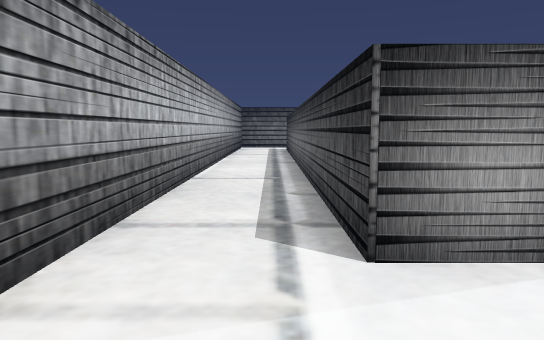
[1] (above)

19 first-person views from a walk through a Unity game level. The camera is 0.43 m above the floor, tilts 6° down and sees 70° across. The floor is counted in squares, 0.5 m on a side. Each view is taken from the middle of a square. On the plan, view 1 faces up. The plan holds only what a view shows up to about 12 squares ahead; the rest is blank. The player is left out.

[2]
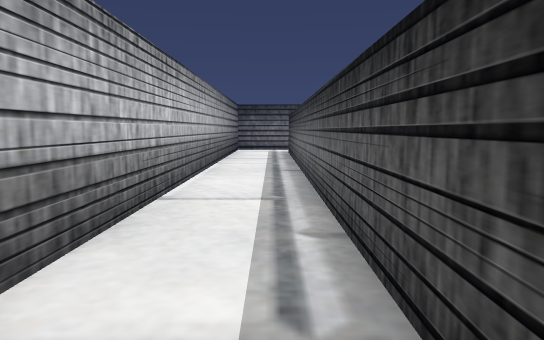

[3]
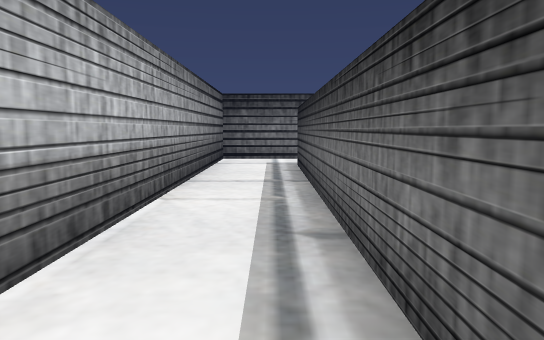

[4]
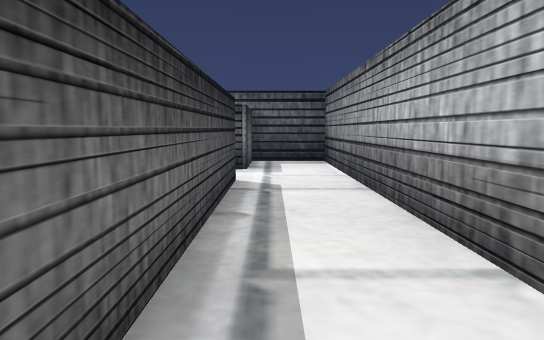

[5]
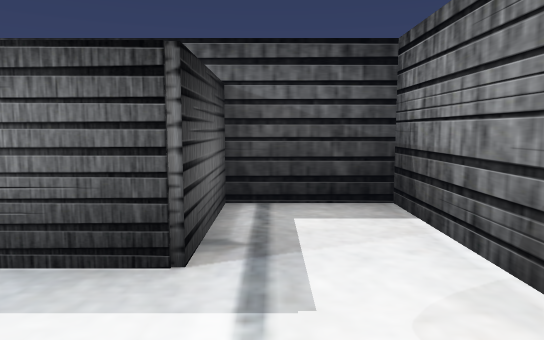

[6]
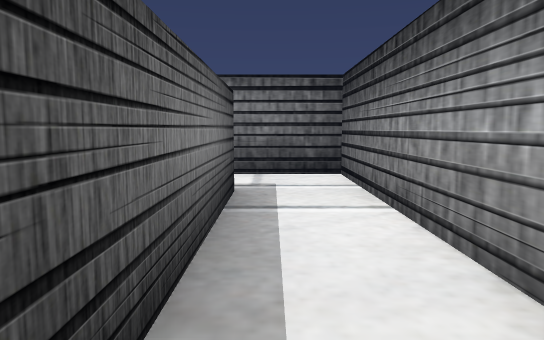

[7]
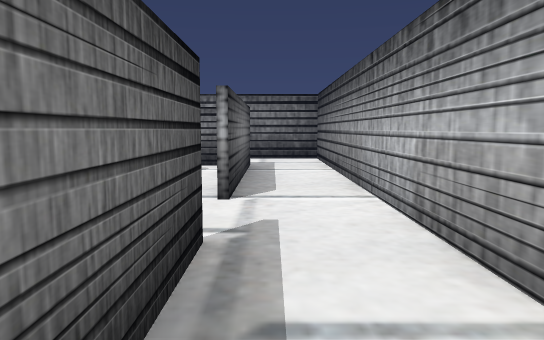

[8]
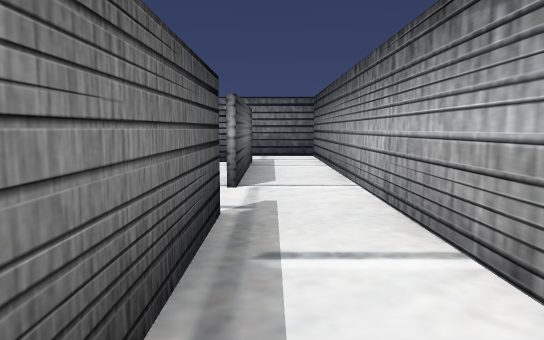

[9]
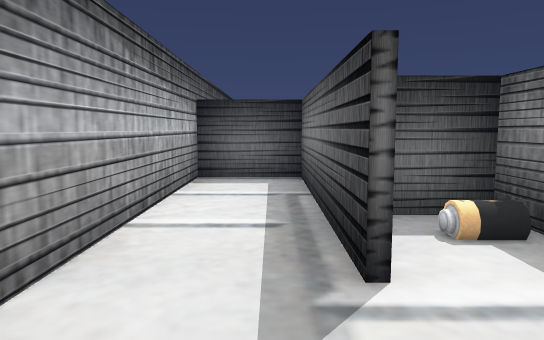

[10]
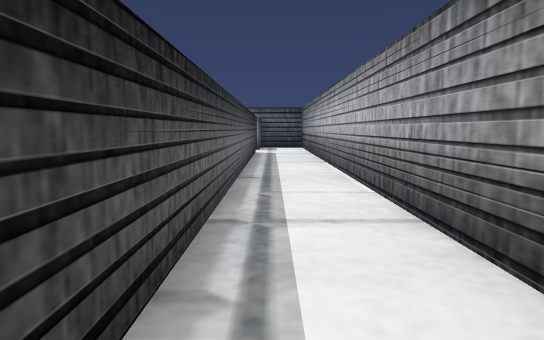

[11]
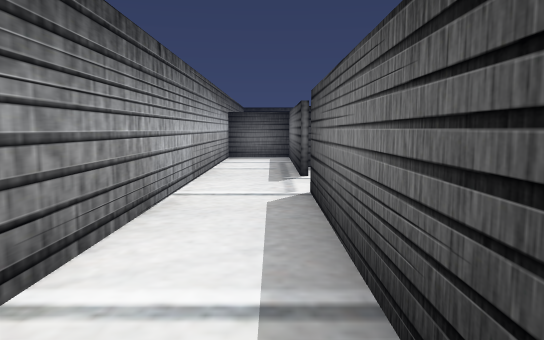

[12]
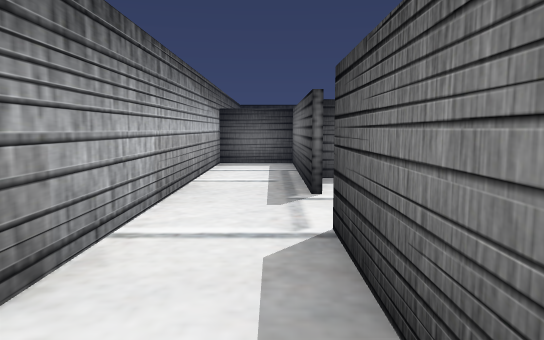

[13]
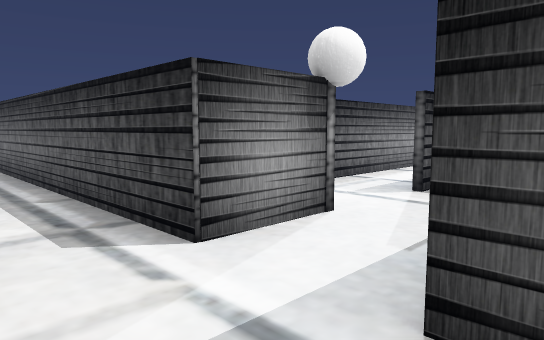

[14]
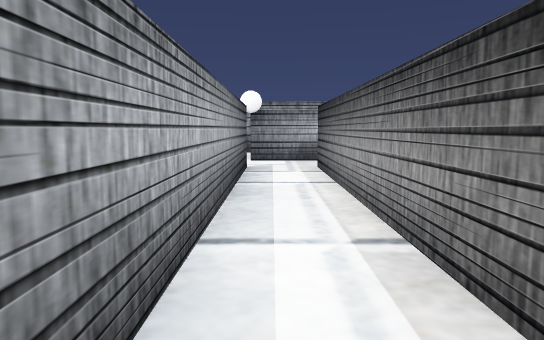

[15]
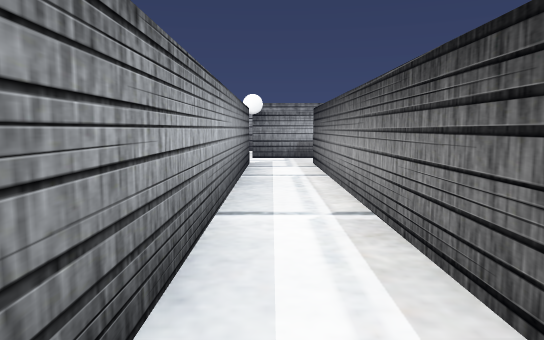

[16]
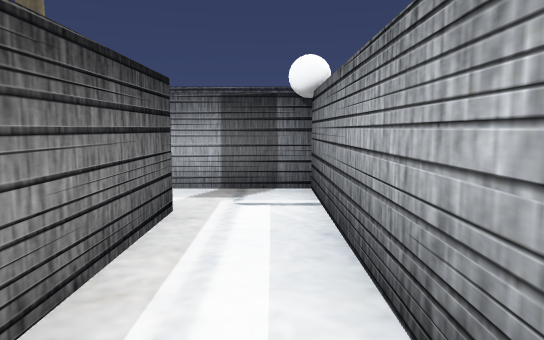

[17]
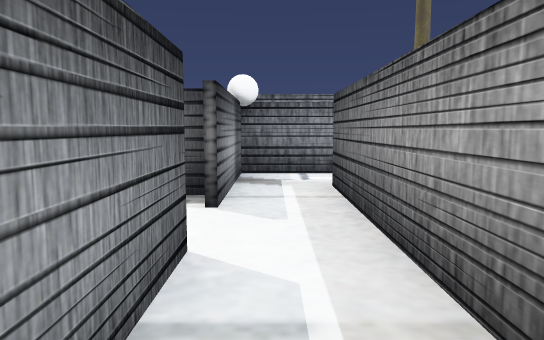

[18]
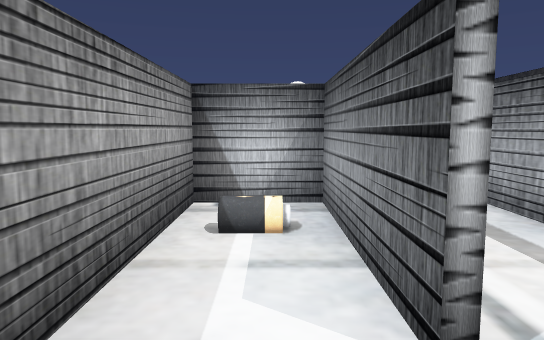

[19]
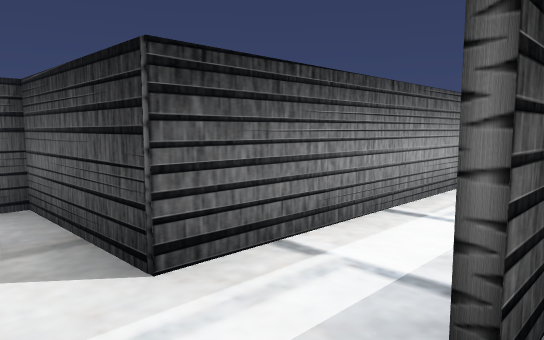

### Floor plan
Ten units are one square. View 1 is at (0, 0); x grows to the right and y downward. Boxes are objects, and circles mark ways between rooms. Rooms are numbered by the first view taken in them; rooms with no view inside come last. Other rooms are left out.
<svg viewBox="-19 -188 170 208">
<path fill="none" stroke="#000" d="M15 -24 6 -24 6 -165 54 -165M55 -183 -14 -183 -14 15 6 15 6 -7 18 -7M70 -165 119 -165 119 -183 55 -183M41 -24 136 -24M23 -42 23 -35M131 -40 42 -40 42 -68M146 -72 146 -105 131 -105 131 -40M136 -24 146 -24 146 -59"/>
<rect x="15" y="-35" width="10" height="10" fill="#bbb"><title>other object</title></rect>
<rect x="135" y="-95" width="10" height="10" fill="#bbb"><title>battery</title></rect>
<circle cx="50" cy="-170" r="3" fill="#2a7"/>
<circle cx="10" cy="-20" r="3" fill="#2a7"/>
<circle cx="130" cy="-30" r="3" fill="#2a7"/>
<text x="0" y="-90">1</text>
<text x="80" y="-170">2</text>
<text x="60" y="-30">3</text>
<text x="140" y="-60">4</text>
</svg>
Room 1 opens to room 2. Room 1 opens to room 3. Room 3 opens to room 4.

Where each view was taken, in squares from view 1:
view 1: 0 up, 0 right, facing up
view 2: 2 up, 0 right, facing up
view 3: 7 up, 0 right, facing up
view 4: 9 up, 0 right, facing down
view 5: 3 up, 0 right, facing down
view 6: 17 up, 6 right, facing left
view 7: 17 up, 10 right, facing left
view 8: 17 up, 11 right, facing left
view 9: 17 up, 5 right, facing right
view 10: 17 up, 0 right, facing down
view 11: 17 up, 0 right, facing right
view 12: 17 up, 2 right, facing right
view 13: 0 up, 1 left, facing up-right
view 14: 3 up, 13 right, facing left
view 15: 3 up, 14 right, facing left
view 16: 3 up, 9 right, facing right
view 17: 10 up, 14 right, facing down
view 18: 6 up, 14 right, facing up
view 19: 2 up, 3 right, facing up-right
